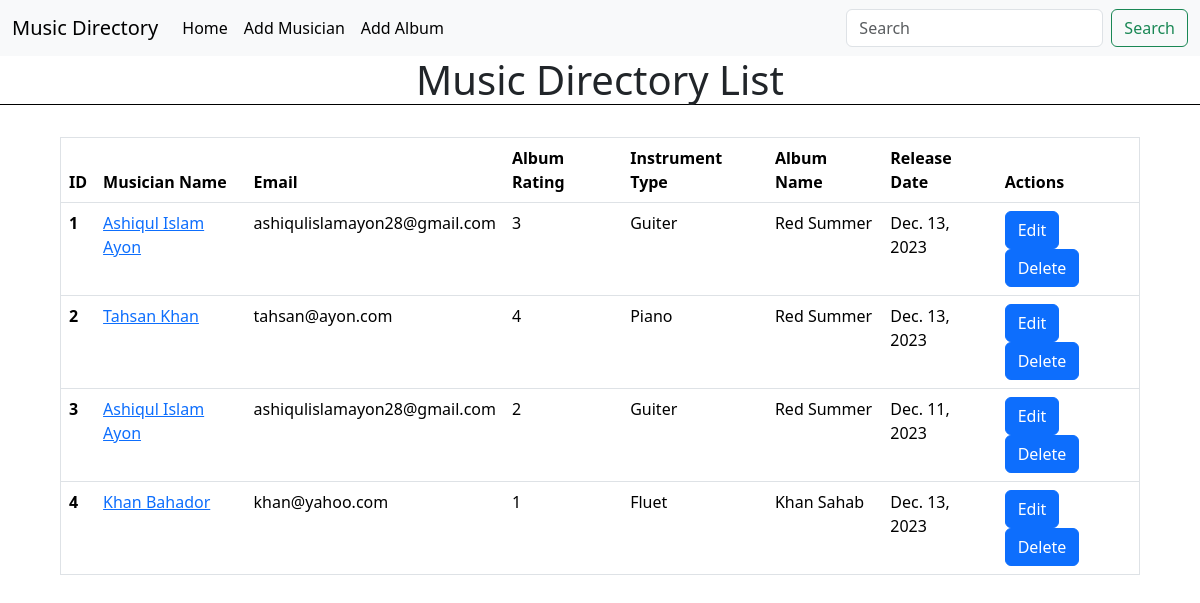
The page / on the database its author committed.
### first_app/models.py (models this page shows, shortened)
class AlbumModel(models.Model):
    album_name = models.CharField(max_length=30)
    musician = models.ForeignKey(MusicModel, on_delete=models.CASCADE)
    album_release = models.DateField(default=datetime.date.today)
    rating = models.IntegerField(validators=[MinValueValidator(1), MaxValueValidator(5)])

class MusicModel(models.Model):
    first_name = models.CharField(max_length=20)
    last_name = models.CharField(max_length=20)
    email = models.EmailField()
    phone_num = models.CharField(max_length=14)
    instrument_type = models.CharField(max_length=20)
    def __str__(self):
        return self.first_name + " " + self.last_name

### musicdir/views.py (the view)
# urls.py: 2. Add a URL to urlpatterns:  path('', views.home, name='home')
def home(request):
    mdata = MusicModel.objects.all()
    adata = AlbumModel.objects.all()
    return render(request, 'home.html', {'mdata': mdata, 'adata': adata})

### templates/home.html (shortened to what this page needs)
{% extends 'base.html' %}
{% block content %}
<h1 style="border-bottom: 1px solid black;"><center>Music Directory List</center></h1>
<table class="table" style="width: 90%; margin: auto; margin-top: 2rem;" border="1">
    <thead>
        <tr>
            <th scope="col">ID</th>
            <th scope="col">Musician Name</th>
            <th scope="col">Email</th>
            <th scope="col">Album Rating</th>
            <th scope="col">Instrument Type</th>
            <th scope="col">Album Name</th>
            <th scope="col">Release Date</th>
            <th scope="col">Actions</th>
        </tr>
    </thead>
    <tbody>
        {% for ad in adata %}
        <tr>
            <th scope="row">{{ forloop.counter }}</th>
            <td>{% for md in mdata %}{% if ad.musician == md %}<a href="{% url 'EditM' md.id %}">{{ md }}</a>{% endif %}{% endfor %}</td>
            <td>{% for md in mdata %}{% if ad.musician == md %}{{ md.email }}{% endif %}{% endfor %}</td>
            <td>{{ ad.rating }}</td>
            <td>{% for md in mdata %}{% if ad.musician == md %}{{ md.instrument_type }}{% endif %}{% endfor %}</td>
            <td>{{ ad.album_name }}</td>
            <td>{{ ad.album_release }}</td>
            <td>
                <a class="btn btn-primary" href="{% url 'EditA' ad.id %}">Edit</a>
                <a class="btn btn-primary" href="{% url 'DltA' ad.id %}">Delete</a>
            </td>
        </tr>
        {% endfor %}
    </tbody>
</table>
{% endblock %}

### templates/base.html (shortened to what this page needs)
<!DOCTYPE html>
<html lang="en">
<head>
    <link href="https://cdn.jsdelivr.net/npm/bootstrap@5.3.2/dist/css/bootstrap.min.css" rel="stylesheet"
>
</head>
<body>
    <nav class="navbar navbar-expand-lg bg-body-tertiary">
        <div class="container-fluid">
            <div class="collapse navbar-collapse" id="navbarTogglerDemo01">
                <a class="navbar-brand" href="{% url 'Home' %}">Music Directory</a>
                <ul class="navbar-nav me-auto mb-2 mb-lg-0">
                    <li class="nav-item">
                        <a class="nav-link active" aria-current="page" href="{% url 'Home' %}">Home</a>
                    </li>
                    <li class="nav-item">
                        <a class="nav-link active" aria-current="page" href="{% url 'Musician' %}">Add Musician</a>
                    </li>
                    <li class="nav-item">
                        <a class="nav-link active" aria-current="page" href="{% url 'Album' %}">Add Album</a>
                    </li>
                </ul>
                <form class="d-flex" role="search">
                    <input class="form-control me-2" type="search" placeholder="Search" aria-label="Search">
                    <button class="btn btn-outline-success" type="submit">Search</button>
                </form>
            </div>
        </div>
    </nav>
    {% block content %}
    {% endblock %}
</body>
</html>

### rows shown on the page
AlbumModel: rating "3", album_name "Red Summer", album_release "Dec. 13, 2023"
MusicModel: first_name+last_name "Ashiqul Islam Ayon", email "ashiqulislamayon28@gmail.com", instrument_type "Guiter"
AlbumModel: rating "4", album_name "Red Summer", album_release "Dec. 13, 2023"
MusicModel: first_name+last_name "Tahsan Khan", email "tahsan@ayon.com", instrument_type "Piano"
AlbumModel: rating "2", album_name "Red Summer", album_release "Dec. 11, 2023"
AlbumModel: rating "1", album_name "Khan Sahab", album_release "Dec. 13, 2023"
MusicModel: first_name+last_name "Khan Bahador", email "khan@yahoo.com", instrument_type "Fluet"
